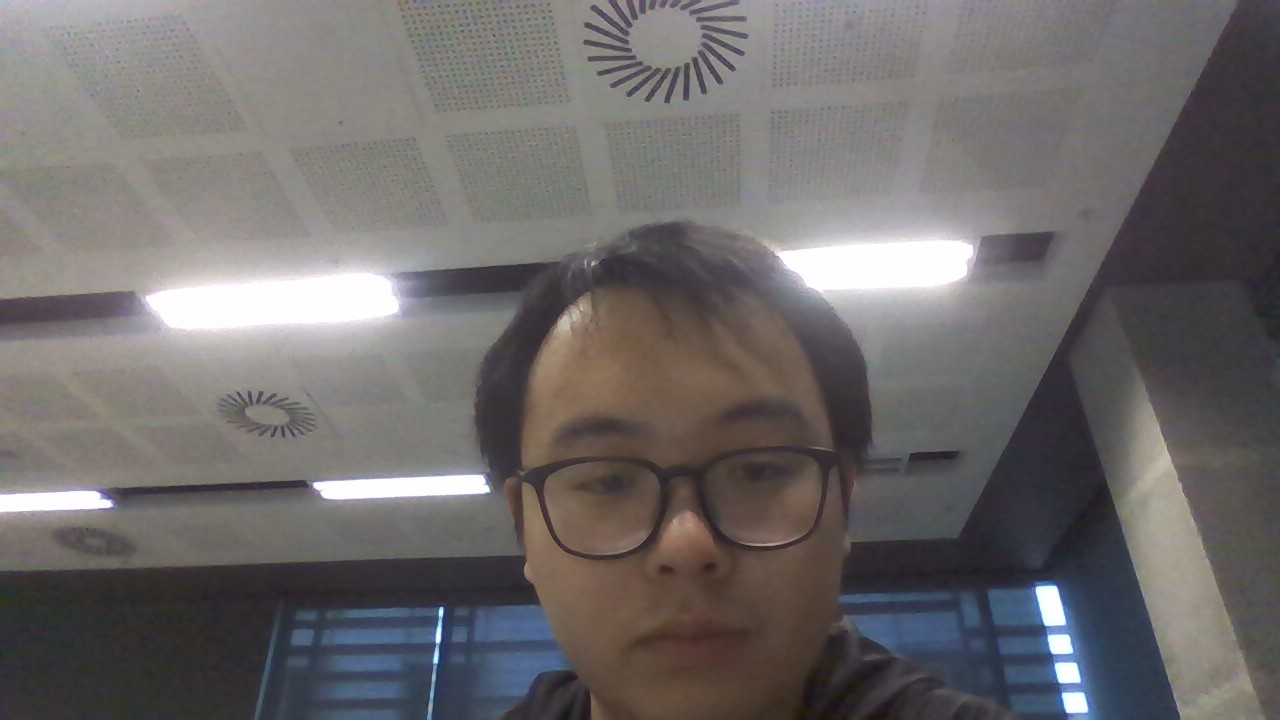
#> input picture WIN_20230908_11_14_23_Pro.jpg, 1280 x 720 px
$ python w2_task2.py
#> lines starting #> are read from the running program, lines starting #| are printed output that depends on the picture
import cv2 as cv
import numpy as np

def main():
    # load image
    face = cv.imread("WIN_20230908_11_14_23_Pro.jpg")
#> face is the input picture: shape (720, 1280, 3); mean B, G, R 106.2, 106.3, 109.9


    # set two points coordiante
    point1 = (200, 300)
    point2 = (300, 200)


    x = np.array([x / 20 for x in range(0, 2000)])
    y = 600 - 50 * np.sin(x)
    x = 100 + x * 5
    x = [round(num) for num in x]
    y = [round(num) for num in y]
    coordinates = []
    for i in range(len(x)):
        coordinate = (x[i], y[i])
        coordinates.append(coordinate)


    centre = (400 , 400)
    radius = (50)
    colour_blue = (0, 0, 300)


    # draw the line in the image
    cv.line(face, point1, point2, colour_blue , thickness = 2)

    # draw the rectangle
    cv.rectangle(face, point1, point2, (0, 300, 0), thickness = 2)

    # draw the circle with blue line
    cv.circle(face, centre, radius, (300, 0, 0), thickness = 2)

    # draw the polyline
    cv.polylines(face, [np.array(coordinates)], isClosed = 0, color = (300, 300, 300), thickness = 1)

    # write the text. Text does not move more further when the postion is at the outside of picture.
    cv.putText(face, "Face", (-10, 200), fontFace = 2, fontScale = 5, color = (0, 255, 255), thickness = 2)
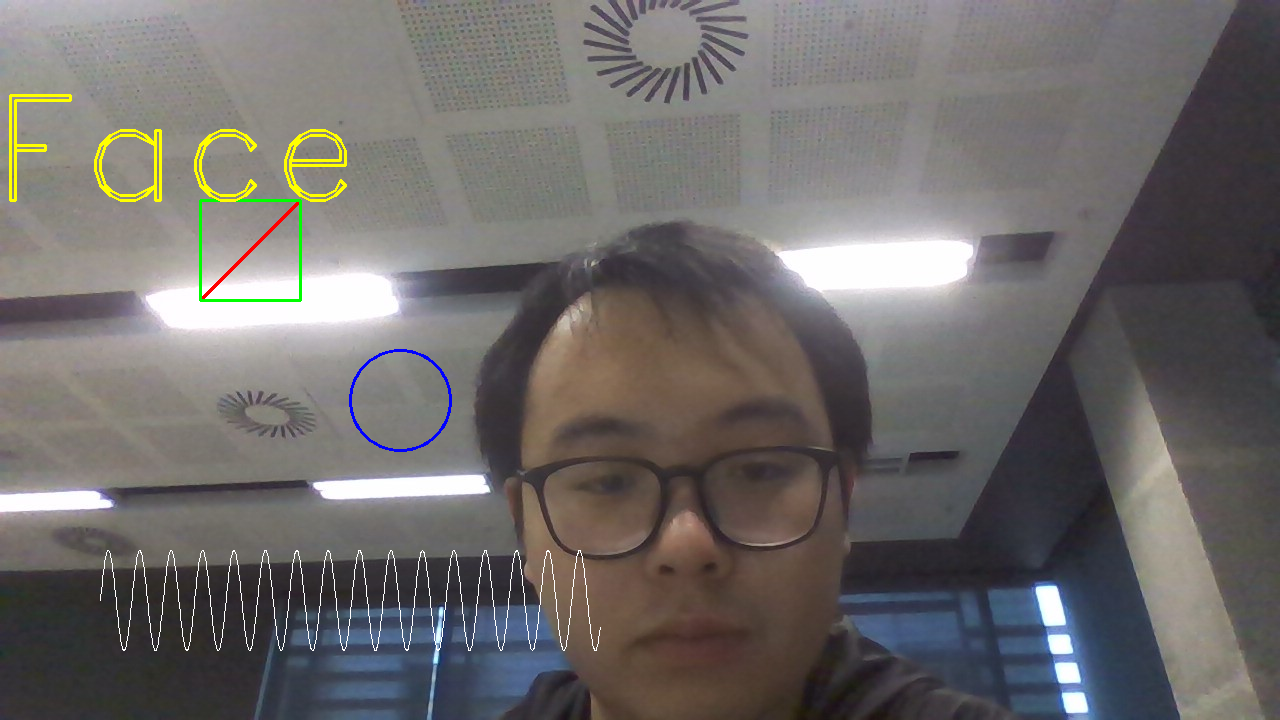
#> face: shape (720, 1280, 3); mean B, G, R 106, 107.4, 110.8

    # diaplay cv image
    cv.imshow("Face", face)

    # close the image when you press any key
    cv.waitKey(0)


if __name__ == "__main__":

    main()


$ run again, with park.png saved as WIN_20230908_11_14_23_Pro.jpg
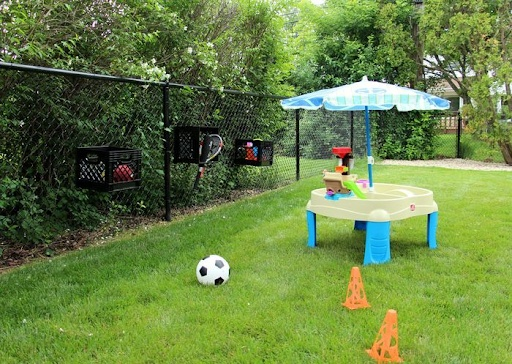
#> input picture park.png, 512 x 364 px
#> in main, face is the input picture: shape (364, 512, 3); mean B, G, R 67.6, 129, 104
#> in main, `cv.putText(face, "Face", (-10, 200), fontFace = 2, fontScale = 5, colo..`:
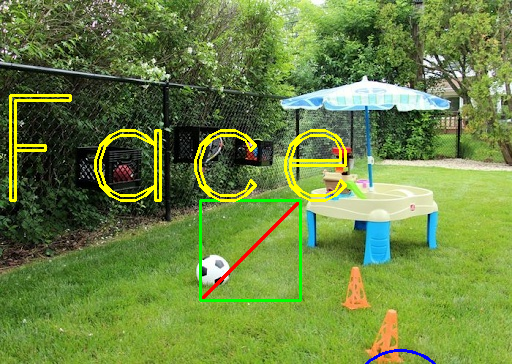
#> face: shape (364, 512, 3); mean B, G, R 65.8, 133.4, 108.2
